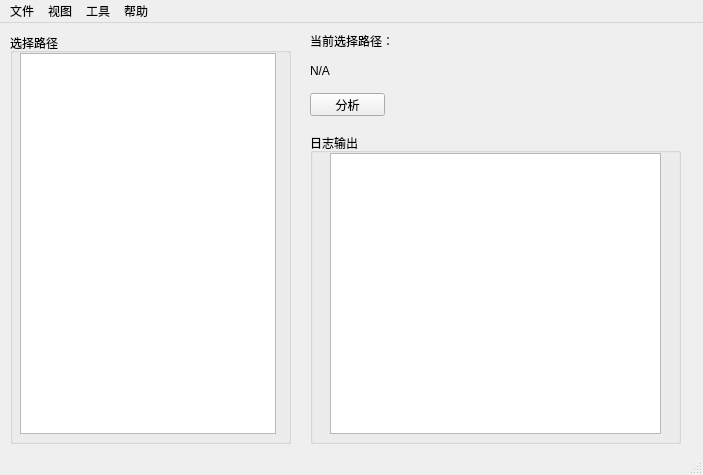
<?xml version="1.0" encoding="UTF-8"?>
<ui version="4.0">
 <class>MainWindow</class>
 <widget class="QMainWindow" name="MainWindow">
  <property name="geometry">
   <rect>
    <x>0</x>
    <y>0</y>
    <width>703</width>
    <height>475</height>
   </rect>
  </property>
  <property name="sizePolicy">
   <sizepolicy hsizetype="Expanding" vsizetype="MinimumExpanding">
    <horstretch>0</horstretch>
    <verstretch>0</verstretch>
   </sizepolicy>
  </property>
  <property name="windowTitle">
   <string>MainWindow</string>
  </property>
  <widget class="QWidget" name="centralWidget">
   <widget class="QGroupBox" name="groupBoxFolders">
    <property name="geometry">
     <rect>
      <x>10</x>
      <y>10</y>
      <width>281</width>
      <height>411</height>
     </rect>
    </property>
    <property name="sizePolicy">
     <sizepolicy hsizetype="Expanding" vsizetype="Expanding">
      <horstretch>0</horstretch>
      <verstretch>0</verstretch>
     </sizepolicy>
    </property>
    <property name="title">
     <string>选择路径</string>
    </property>
    <widget class="QTreeView" name="folderTree">
     <property name="geometry">
      <rect>
       <x>10</x>
       <y>20</y>
       <width>256</width>
       <height>381</height>
      </rect>
     </property>
    </widget>
   </widget>
   <widget class="QLabel" name="label">
    <property name="geometry">
     <rect>
      <x>310</x>
      <y>10</y>
      <width>91</width>
      <height>16</height>
     </rect>
    </property>
    <property name="text">
     <string>当前选择路径：</string>
    </property>
   </widget>
   <widget class="QLabel" name="labelPhotoFolder">
    <property name="geometry">
     <rect>
      <x>310</x>
      <y>40</y>
      <width>381</width>
      <height>16</height>
     </rect>
    </property>
    <property name="text">
     <string>N/A</string>
    </property>
   </widget>
   <widget class="QPushButton" name="btnAnalysePhotoFolder">
    <property name="geometry">
     <rect>
      <x>310</x>
      <y>70</y>
      <width>75</width>
      <height>23</height>
     </rect>
    </property>
    <property name="text">
     <string>分析</string>
    </property>
   </widget>
   <widget class="QGroupBox" name="groupBoxLog">
    <property name="geometry">
     <rect>
      <x>310</x>
      <y>110</y>
      <width>371</width>
      <height>311</height>
     </rect>
    </property>
    <property name="sizePolicy">
     <sizepolicy hsizetype="Expanding" vsizetype="Expanding">
      <horstretch>0</horstretch>
      <verstretch>0</verstretch>
     </sizepolicy>
    </property>
    <property name="title">
     <string>日志输出</string>
    </property>
    <widget class="QTextBrowser" name="textBrowserLog">
     <property name="geometry">
      <rect>
       <x>20</x>
       <y>20</y>
       <width>331</width>
       <height>281</height>
      </rect>
     </property>
    </widget>
   </widget>
  </widget>
  <widget class="QMenuBar" name="menuBar">
   <property name="geometry">
    <rect>
     <x>0</x>
     <y>0</y>
     <width>703</width>
     <height>23</height>
    </rect>
   </property>
   <widget class="QMenu" name="menu">
    <property name="title">
     <string>文件</string>
    </property>
    <addaction name="actionFileOpenDir"/>
   </widget>
   <widget class="QMenu" name="menu_2">
    <property name="title">
     <string>视图</string>
    </property>
   </widget>
   <widget class="QMenu" name="menu_3">
    <property name="title">
     <string>工具</string>
    </property>
   </widget>
   <widget class="QMenu" name="menu_4">
    <property name="title">
     <string>帮助</string>
    </property>
    <addaction name="actionHelpAbout"/>
   </widget>
   <addaction name="menu"/>
   <addaction name="menu_2"/>
   <addaction name="menu_3"/>
   <addaction name="menu_4"/>
  </widget>
  <widget class="QStatusBar" name="statusBar"/>
  <action name="actionFileOpenDir">
   <property name="text">
    <string>打开路径</string>
   </property>
  </action>
  <action name="actionHelpAbout">
   <property name="text">
    <string>关于</string>
   </property>
   <property name="shortcut">
    <string>F1</string>
   </property>
  </action>
 </widget>
 <layoutdefault spacing="6" margin="11"/>
 <resources/>
 <connections/>
</ui>
